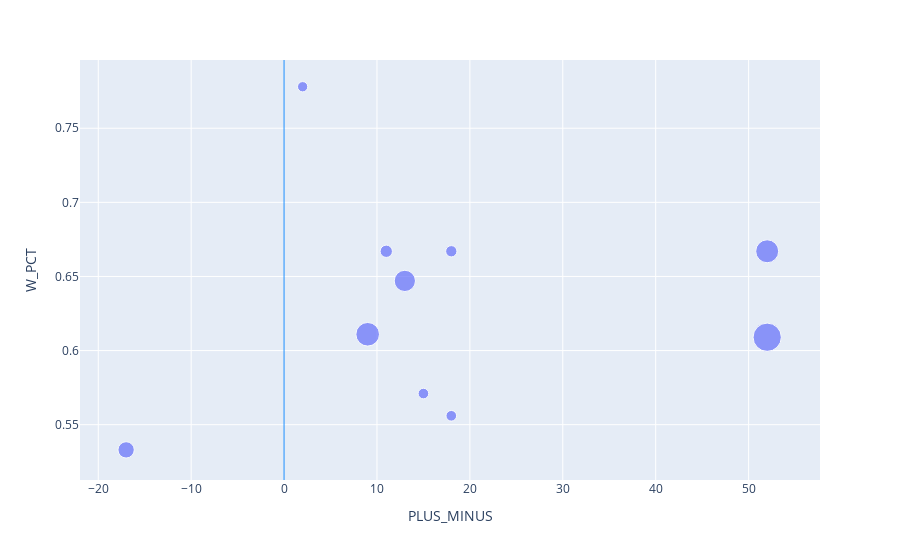

This figure's notebook cell:
### Code cell
def plusminus(tm, ssn):

    headers = {'Host': 'stats.nba.com','Accept': 'application/json, text/plain, /','x-nba-stats-token': 'true','User-Agent': 'Mozilla/5.0 (Linux; Android 6.0; Nexus 5 Build/MRA58N) AppleWebKit/537.36 (KHTML, like Gecko) Chrome/109.0.0.0 Mobile Safari/537.36','x-nba-stats-origin': 'stats','Origin': 'https://www.nba.com','Referer': 'https://www.nba.com/','Accept-Encoding': 'gzip, deflate, br','Accept-Language': 'en-US,en;q=0.9}'}
    
    temp = teams.find_team_by_abbreviation(str(tm))
    team_id = temp['id']
    
    
    url = 'https://stats.nba.com/stats/teamdashlineups?DateFrom=&DateTo=&GameID=&GameSegment=&GroupQuantity=5&LastNGames=0&LeagueID=&Location=&MeasureType=Base&Month=0&OpponentTeamID=0&Outcome=&PORound=&PaceAdjust=N&PerMode=Totals&Period=0&PlusMinus=N&Rank=N&Season=' + str(ssn) + '&SeasonSegment=&SeasonType=Regular+Season&ShotClockRange=&TeamID=' + str(team_id) + '&VsConference=&VsDivision='
    
    
    json = requests.get(url, headers=headers).json()

    data = json['resultSets'][1]['rowSet']
    columns = json['resultSets'][1]['headers']
    df = pd.DataFrame.from_records(data, columns=columns)

    df = df[['GROUP_NAME','MIN','PLUS_MINUS','W_PCT']]
    df = df.iloc[:10]

    fig = px.scatter(df, x='PLUS_MINUS', y='W_PCT', size='MIN',custom_data='GROUP_NAME',labels={"size"})

    fig.update_traces(
    hovertemplate='LINEUP: %{customdata[0]}<br>PLUS MINUS: %{x}<br>WIN%: %{y}<br>MIN: %{marker.size}'
    )
    fig.update_xaxes(zeroline=True, zerolinecolor='dodgerblue', zerolinewidth=1)
    fig.update_yaxes(zeroline=True, zerolinecolor='dodgerblue', zerolinewidth=1)

    return fig
plusminus('BOS','2019-20')

### Figure 1 — Plotly figure (JSON) as saved in the notebook; plotly's stock layout.template omitted (floating-point values rounded to 4 significant figures)
{"data": [{"customdata": [["G. Hayward - K. Walker - J. Brown - J. Tatum - D. Theis"], ["G. Hayward - M. Smart - J. Brown - J. Tatum - D. Theis"], ["G. Hayward - K. Walker - M. Smart - J. Tatum - D. Theis"], ["K. Walker - M. Smart - J. Brown - J. Tatum - D. Theis"], ["G. Hayward - K. Walker - M. Smart - J. Brown - D. Theis"], ["K. Walker - J. Brown - J. Tatum - S. Ojeleye - D. Theis"], ["E. Kanter - K. Walker - M. Smart - J. Brown - J. Tatum"], ["G. Hayward - E. Kanter - K. Walker - J. Brown - J. Tatum"], ["E. Kanter - B. Wanamaker - M. Smart - J. Tatum - S. Ojeleye"], ["G. Hayward - E. Kanter - M. Smart - J. Brown - J. Tatum"]], "hovertemplate": "LINEUP: %{customdata[0]}<br>PLUS MINUS: %{x}<br>WIN%: %{y}<br>MIN: %{marker.size}", "legendgroup": "", "marker": {"color": "#636efa", "size": [262.0, 182.6, 172.5, 148.0, 87.16, 49.78, 41.76, 37.11, 36.98, 34.57], "sizemode": "area", "sizeref": 0.655, "symbol": "circle"}, "mode": "markers", "name": "", "orientation": "v", "showlegend": false, "type": "scatter", "x": [52, 9, 52, 13, -17, 11, 18, 18, 15, 2], "xaxis": "x", "y": [0.609, 0.611, 0.667, 0.647, 0.533, 0.667, 0.667, 0.556, 0.571, 0.778], "yaxis": "y"}], "layout": {"legend": {"itemsizing": "constant", "tracegroupgap": 0}, "margin": {"t": 60}, "xaxis": {"anchor": "y", "domain": [0, 1], "title": {"text": "PLUS_MINUS"}, "zeroline": true, "zerolinecolor": "dodgerblue", "zerolinewidth": 1}, "yaxis": {"anchor": "x", "domain": [0, 1], "title": {"text": "W_PCT"}, "zeroline": true, "zerolinecolor": "dodgerblue", "zerolinewidth": 1}}}
